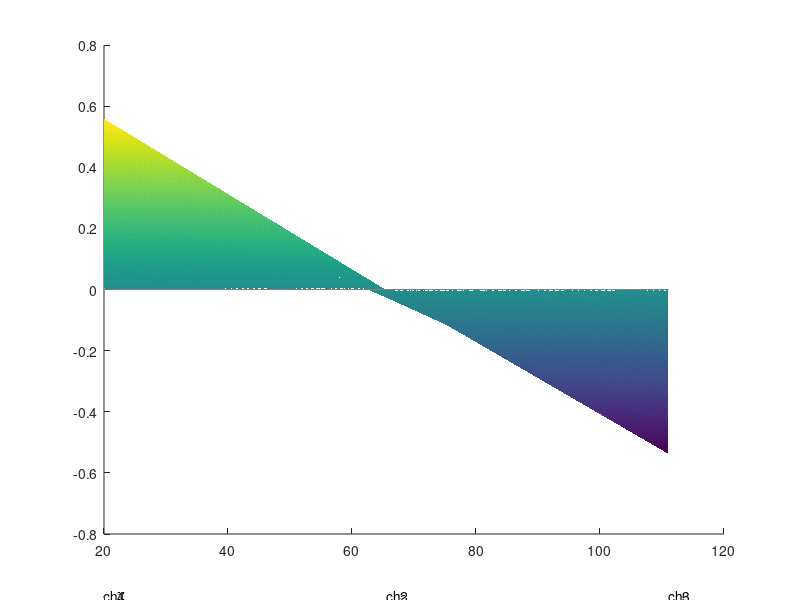

Write the MATLAB code that produced this figure. (Note: this script raises an error after producing the figure.)
function fig = plotModShape(shape, figTitle)
%PLOTMODSHAPE Plot the modale shape 
%   Detailed explanation goes here

interpExt = false;
printChanels = true;

%%

if nargin < 2
    figTitle = '';
end
if nargin < 1 % exemple
    shape = [1.0000, -0.0027, -0.9622, 0.6654, -0.0474, -0.7961, 0.4438, -0.0047, -0.0557];
    %shape = [1.0000, 0, 0, 0, 0, 0, 0, 0, 0];
    shape = shape / sqrt(shape * shape.');
end

%%

if size(shape, 1) > size(shape, 2)
    shape = transpose(shape);
end

if size(shape, 1) ~= 1 || size(shape, 2) ~= 9 || ~all(imag(shape) == 0)
    lastwarn('');
    fig = nan;
    return
end

maxAbsShape = max(abs(shape));

shape = reshape(shape, 3, 3).';

H = 150;
L = 131;

% sensors
Xch = [20, 65.5, 111; 20, 65.5, 111; 20, 65.5, 111];
Ych = [114.25, 114.25, 114.25; 75, 75, 75; 36.25, 36.25, 36.25];

nH = 100;
nL = 100;

% ground
X0 = [20, 65.5, 111];
Y0 = zeros(1, 3);
shape0 = zeros(1, 3);

% total shape points
X = [Xch; X0];
Y = [Ych; Y0];
shape = [shape; shape0];

if interpExt
    X = [X0; X];
    Y = [H*ones(1, 3); Y];
    shape = [shape(1,:); shape];
    X = [zeros(5, 1), X, L*ones(5, 1)];
    Y = [Y(:,1), Y, Y(:,end)];
    shape = [shape(:,1), shape, shape(:,end)];
end

% grid
x = linspace(20, 111, nL);
y = linspace(0, 114.25, nH);


if interpExt
    x = linspace(0, L, nL);
    y = linspace(0, H, nH);
end

[x, y] = meshgrid(x, y);

%% interpolation

shape2 = interp2(X, Y, shape, x, y);
% shape2 = interp2(X, Y, shape, x, y, 'makima'); %, 'spline'

%% affichage

fig = figure('Name', figTitle);
ax = axes(fig);
hold(ax, 'on');
plt = surf(ax, x, shape2, y, shape2, 'EdgeColor', 'none');

grey = 0.5;
xGrid = [20, 65.5, 111];
yGrid = [0, 36.25, 75, 114.25];
if interpExt
    xGrid = [0, 20, 65.5, 111, 131];
    yGrid = [0, 36.25, 75, 114.25, 150];
end
for x = xGrid
    plot3(ax, [x, x], [0, 0], [yGrid(1), yGrid(end)], 'Color', grey*[1 1 1]);
end
for y = yGrid
    plot3(ax, [xGrid(1), xGrid(end)], [0, 0], [y, y], 'Color', grey*[1 1 1]);
end

if printChanels
    xch = transpose(Xch);
    xch = xch(:);
    ych = transpose(Ych);
    ych = ych(:);
    for ch = 1:9
        text(ax, xch(ch), -1, ych(ch), ['ch', num2str(ch)]);
    end
end

load('mur silvia/customColorMap');

colormap(fig, customColorMap);
% colormap(fig, jet);
caxis(ax, [-maxAbsShape, maxAbsShape]);
colorbar(ax);

view(ax, 45, 20);

pbaspect(ax, [1 0.1 1]);
set(ax,'visible','off');

pos = get(fig, 'Position');
pos(3) = 380;
set(fig, 'Position', pos);

end

